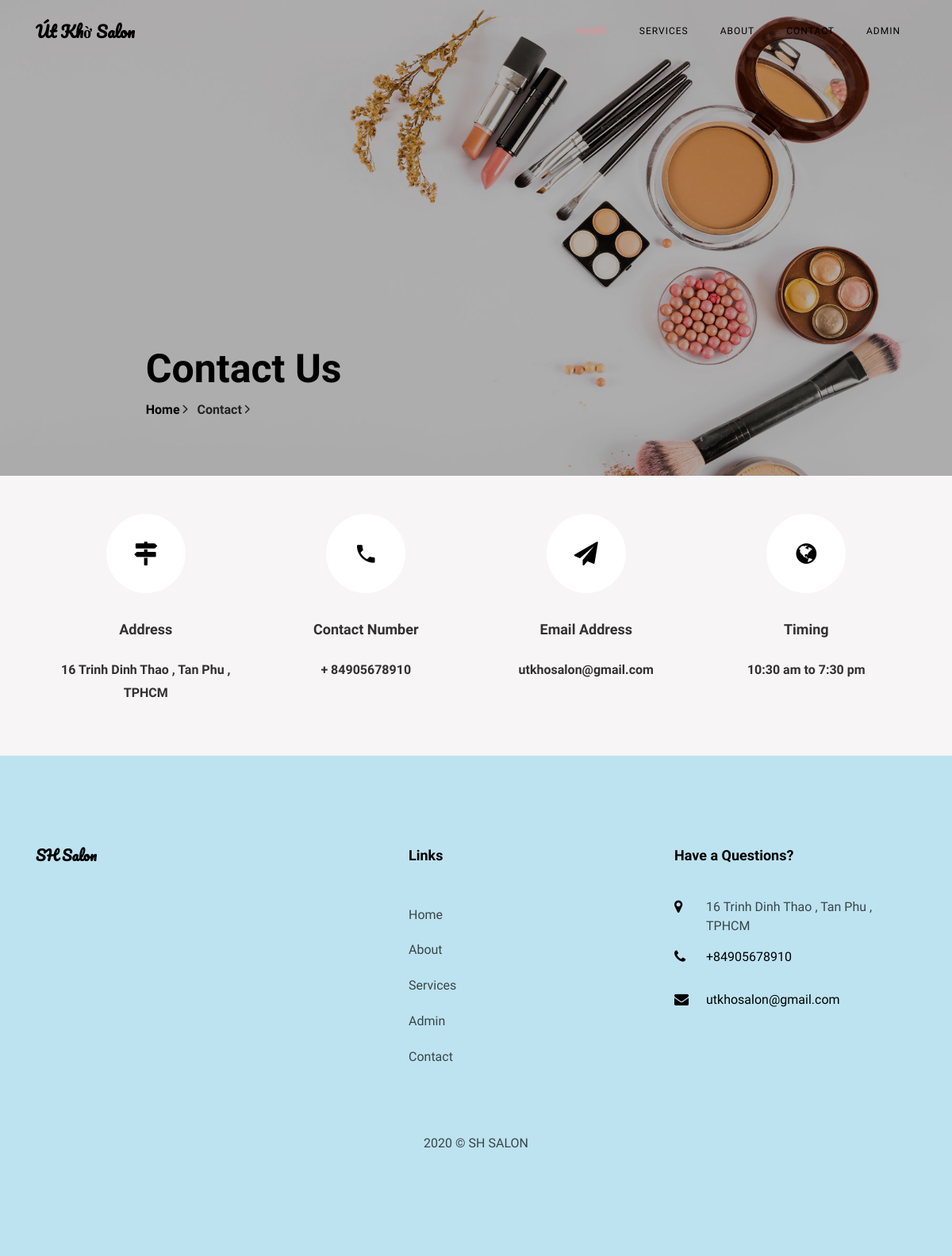
The page /contact.php on the database its author committed.
### tables this page shows
CREATE TABLE `tblpage` (
  `ID` int(10) NOT NULL,
  `PageType` varchar(200) DEFAULT NULL,
  `PageTitle` varchar(255) DEFAULT NULL,
  `PageDescription` varchar(255) DEFAULT NULL,
  `Email` varchar(200) DEFAULT NULL,
  `MobileNumber` bigint(10) DEFAULT NULL,
  `UpdationDate` date DEFAULT NULL,
  `Timing` varchar(200) NOT NULL
);

### contact.php (the view, shortened to what this page needs)
<?php
include('includes/dbconnection.php');
?>
<!DOCTYPE html>
<html lang="en">
  <head>
    <link rel="stylesheet" href="css/open-iconic-bootstrap.min.css">
    <link rel="stylesheet" href="css/animate.css">
    <link rel="stylesheet" href="css/owl.carousel.min.css">
    <link rel="stylesheet" href="css/owl.theme.default.min.css">
    <link rel="stylesheet" href="css/magnific-popup.css">
    <link rel="stylesheet" href="css/aos.css">
    <link rel="stylesheet" href="css/ionicons.min.css">
    <link rel="stylesheet" href="css/bootstrap-datepicker.css">
    <link rel="stylesheet" href="css/jquery.timepicker.css">
    <link rel="stylesheet" href="css/flaticon.css">
    <link rel="stylesheet" href="css/icomoon.css">
    <link rel="stylesheet" href="css/style.css">
  </head>
  <body>
	   <?php include_once('includes/header.php');?>
    <section class="hero-wrap hero-wrap-2" style="background-image: url('images/bg-2.jpg');" data-stellar-background-ratio="0.5">
      <div class="overlay"></div>
      <div class="container">
        <div class="row no-gutters slider-text js-fullheight align-items-end justify-content-center">
          <div class="col-md-9 ftco-animate pb-5">
            <h2 class="mb-0 bread">Contact Us</h2>
            <p class="breadcrumbs"><span class="mr-2"><a href="index.php">Home <i class="ion-ios-arrow-forward"></i></a></span> <span>Contact <i class="ion-ios-arrow-forward"></i></span></p>
          </div>
        </div>
      </div>
    </section>
    <section class="contact-section bg-light">
      <div class="container">
        <div class="row no-gutters d-flex contact-info">
          <?php
$ret=mysqli_query($con,"select * from tblpage where PageType='contactus' ");
while ($row=mysqli_fetch_array($ret)) {
?>
          <div class="col-md-3 d-flex">
          	<div class="align-self-stretch box p-4 py-md-5 text-center">
          		<div class="icon d-flex align-items-center justify-content-center">
          			<span class="icon-map-signs"></span>
          		</div>
          		<h3 class="mb-4">Address</h3>
	            <p><?php  echo $row['PageDescription'];?></p>
	          </div>
          </div>
          <div class="col-md-3 d-flex">
          	<div class="align-self-stretch box p-4 py-md-5 text-center">
          		<div class="icon d-flex align-items-center justify-content-center">
          			<span class="icon-phone2"></span>
          		</div>
          		<h3 class="mb-4">Contact Number</h3>
	            <p><a href="tel://1234567920">+ <?php  echo $row['MobileNumber'];?></a></p>
	          </div>
          </div>
          <div class="col-md-3 d-flex">
          	<div class="align-self-stretch box p-4 py-md-5 text-center">
          		<div class="icon d-flex align-items-center justify-content-center">
          			<span class="icon-paper-plane"></span>
          		</div>
          		<h3 class="mb-4">Email Address</h3>
	            <p><a href="mailto:info@yoursite.com"><?php  echo $row['Email'];?></a></p>
	          </div>
          </div>
          <div class="col-md-3 d-flex">
          	<div class="align-self-stretch box p-4 py-md-5 text-center">
          		<div class="icon d-flex align-items-center justify-content-center">
          			<span class="icon-globe"></span>
          		</div>
          		<h3 class="mb-4">Timing</h3>
	            <p><?php  echo $row['Timing'];?></p>
	          </div>
          </div>
          <?php } ?>
        </div>
      </div>
    </section>
   <?php include_once('includes/footer.php');?>
  </body>
</html>

### includes/footer.php (shortened to what this page needs)
 <?php
include('includes/dbconnection.php');
?>
 <footer class="ftco-footer ftco-section">
      <div class="container">
        <div class="row mb-5">
          <div class="col-md">
            <div class="ftco-footer-widget mb-4">
              <h2 class="ftco-heading-2 logo">SH Salon</h2>
            </div>
          </div>
          <div class="col-md" style="padding-left: 150px">
             <div class="ftco-footer-widget mb-4">
              <h2 class="ftco-heading-2">Links</h2>
              <ul class="list-unstyled">
                <li><a href="index.php" class="py-2 d-block">Home</a></li>
                <li><a href="about.php" class="py-2 d-block">About</a></li>
                <li><a href="services.php" class="py-2 d-block">Services</a></li>
                <li><a href="admin/index.php" class="py-2 d-block">Admin</a></li>
                <li><a href="contact.php" class="py-2 d-block">Contact</a></li>
              </ul>
            </div>
          </div>
          <div class="col-md">
            <div class="ftco-footer-widget mb-4">
            	<h2 class="ftco-heading-2">Have a Questions?</h2>
            	<div class="block-23 mb-3">
                <?php
$ret=mysqli_query($con,"select * from tblpage where PageType='contactus' ");
while ($row=mysqli_fetch_array($ret)) {
?>
	              <ul>
	                <li><span class="icon icon-map-marker"></span><span class="text"><?php  echo $row['PageDescription'];?></span></li>
	                <li><a href="#"><span class="icon icon-phone"></span><span class="text">+<?php  echo $row['MobileNumber'];?></span></a></li>
	                <li><a href="#"><span class="icon icon-envelope"></span><span class="text"><?php  echo $row['Email'];?></span></a></li>
	              </ul>
	            </div>
               <?php } ?>
            </div>
          </div>
        </div>
        <div class="row">
          <div class="col-md-12 text-center">
            <p>
  2020 &copy; SH SALON  </p>
          </div>
        </div>
      </div>
    </footer>

### css/icomoon.css (style rules this page uses)
[class^="icon-"], [class*=" icon-"] { font-family: 'icomoon' !important; speak: none; font-style: normal; font-weight: normal; font-variant: normal; text-transform: none; line-height: 1; -webkit-font-smoothing: antialiased; -moz-osx-font-smoothing: grayscale; }
.icon-map-marker:before { content: "\f041"; }
.icon-phone:before { content: "\f095"; }
.icon-globe:before { content: "\f0ac"; }
.icon-envelope:before { content: "\f0e0"; }
.icon-paper-plane:before { content: "\f1d8"; }
.icon-map-signs:before { content: "\f277"; }
.icon-phone2:before { content: "\e0cd"; }

### rows shown on the page
tblpage: PageDescription "16 Trinh Dinh Thao , Tan Phu , TPHCM", MobileNumber "84905678910", Email "utkhosalon@gmail.com", Timing "10:30 am to 7:30 pm"
